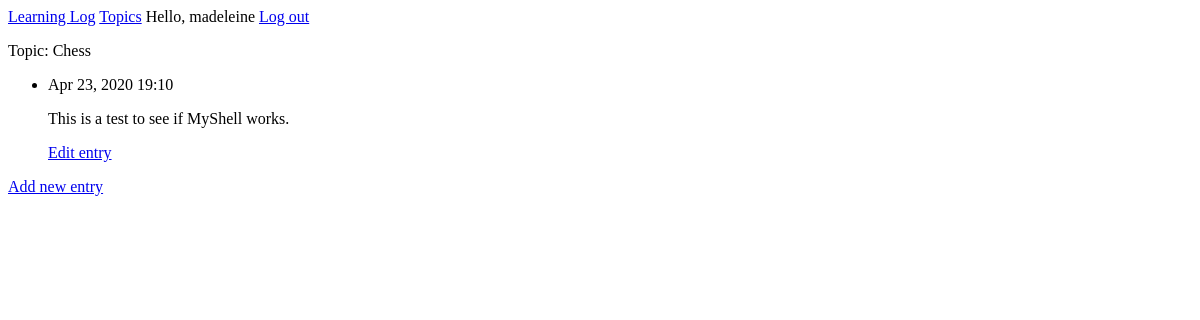
Before: /topics/1/ (signed in) with the older database file.
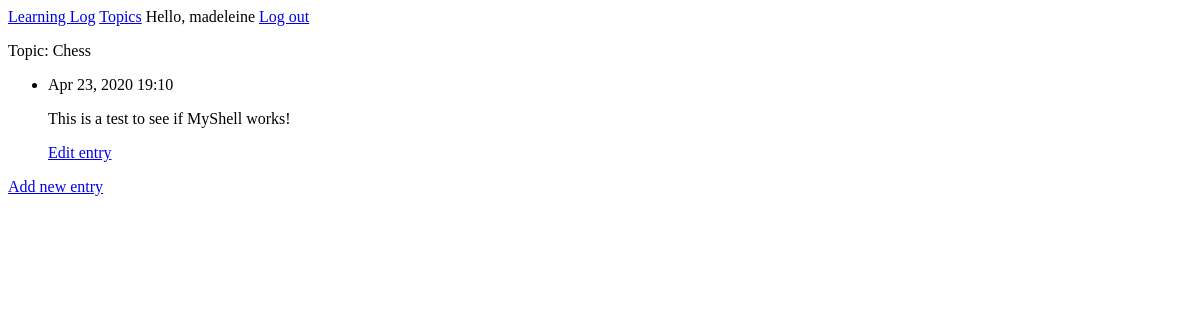
After: the same page with the newer database file.
### learning_logs/models.py (models this page shows, shortened)
class Topic(models.Model):
    text= models.CharField(max_length=200)
    date_added = models.DateTimeField(auto_now_add=True)
    owner = models.ForeignKey(User, on_delete=models.CASCADE)
    def __str__(self):
        return self.text

class Entry(models.Model):
    topic = models.ForeignKey(Topic, on_delete=models.CASCADE)
    text = models.TextField()
    date_added = models.DateTimeField(auto_now_add=True)
    class Meta:
        verbose_name_plural = 'entries'

### learning_logs/views.py (the view)
# urls.py: path("topics/<int:topic_id>/", views.topic, name="topic"),
@login_required
def topic(request, topic_id):
    topic = Topic.objects.get(id=topic_id) # Topic (ppt says Topics)
    if topic.owner != request.user:
        raise Http404
    entries = topic.entry_set.order_by("-date_added") # -dateadded is descending
    context = {"topic":topic, "entries":entries}
    return render(request, "learning_logs/topic.html", context)

### learning_logs/templates/learning_logs/topic.html
{% extends "learning_logs/base.html" %}
{% block content %}
    <p>Topic: {{ topic }} </p>
    <ul>
        {% for entry in entries %}
        <li>
            <p>{{ entry.date_added|date:'M d, Y H:i' }} </p>
            <p>{{ entry.text|linebreaks }} </p>
            <p>
                <a href="{% url 'learning_logs:edit_entry' entry.id %}">Edit entry</a>
            </p>
        </li>
        {% empty %}
            <li> There are no entries for this topic yet.</li>
        {% endfor %}
    </ul>
    <p>
        <a href="{% url 'learning_logs:new_entry' topic.id %}">Add new entry</a>
    </p>
    {% endblock content %}

### learning_logs/templates/learning_logs/base.html
<p>
    <a href = "{% url 'learning_logs:index' %}">Learning Log</a>
    <a href = "{% url 'learning_logs:topics' %}">Topics</a>
    {% if user.is_authenticated %}
        Hello, {{ user.username }}
        <a href="{% url 'users:logout' %}">Log out</a>
    {% else %}
        <a href="{% url 'users:register' %}">Register</a>
        <a href="{% url 'users:login' %}">Log in</a>
    {% endif %}
</p>
{% block content %}{% endblock content %}

Changed rows visible on the page:
changed Entry: text "This is a test to see if MyShell works." → "This is a test to see if MyShell works!"
